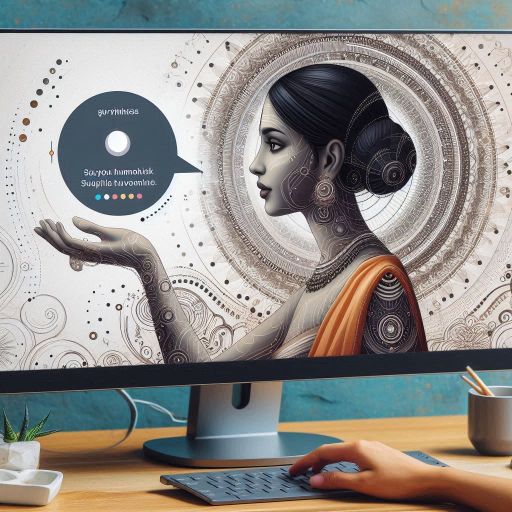
#> input picture image.jpg, 1024 x 1024 px, given in place of the camera (shown at 1/2 size)
$ python faces.py
#> lines starting #> are read from the running program, lines starting #| are printed output that depends on the picture; after the words box and inside, x2 and y2 are one past the last pixel; in counts of white or black regions, pixels touching at a corner belong together
import cv2, os
haar_file='haarcascade_frontalface_default.xml'
datasets = "C:\\Users\\attar\\OneDrive\\Documents\\datasets"
sub_data = ''

path = os.path.join(datasets,sub_data)
if not os.path.isdir(path) :
    os.mkdir(path)
(width, height) = (130,100)

face_cascade = cv2.CascadeClassifier(haar_file)
cam = cv2.VideoCapture(0)

count = 1
while count < 31 :
    print(count)
    (_,img) = cam.read()
#> img is the input picture: shape (1024, 1024, 3); mean B, G, R 137.3, 140.7, 143
    gray = cv2.cvtColor(img, cv2.COLOR_BGR2GRAY)
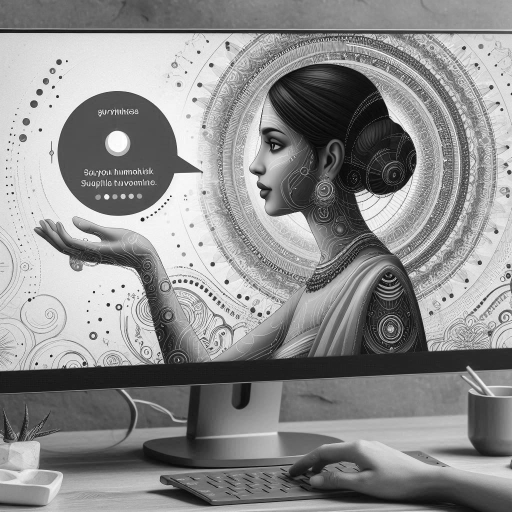
#> gray: shape (1024, 1024) (shown at 1/2 size); min 0, max 255, mean 141
    faces = face_cascade.detectMultiScale(gray, 1.3, 4)
#> faces = [[622, 351, 53, 53]]

    for (x,y,w,h) in faces:

         cv2.rectangle(img,(x,y),(x+w,y+h),(255,0,0),2)
         face = gray[y:y + h, x:x + w]
         face_resize = cv2.resize(face,(width,height))
         cv2.imwrite('%s/%s.png' % (path,count), face_resize)
         count+=1
#> this loop made 1 pass
#> (x, y, w, h, count) on pass 1: (622, 351, 53, 53, 2)
#> pass 1, `face = gray[y:y + h, x:x + w]`:
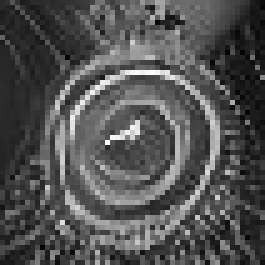
#> face: shape (53, 53) (shown 5 times larger); min 2, max 252, mean 82.1
#> pass 1, `face_resize = cv2.resize(face,(width,height))`:
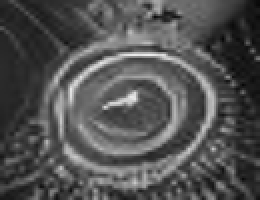
#> face_resize: shape (100, 130) (shown 2 times larger); min 6, max 238, mean 81.9
#> after the loop:
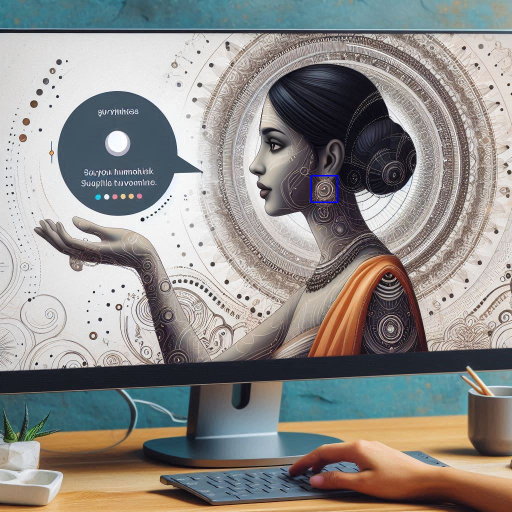
#> img: shape (1024, 1024, 3) (shown at 1/2 size); 0.06% of pixels changed, all inside (x1, y1, x2, y2) = (621, 350, 677, 406)
#> after the loop, count = 2

    cv2.imshow("FaceDetection",img)
    key= cv2.waitKey(10)
#> (key Esc is pressed here)
    if key == 27:
        break

cam.release()
cv2.destroyAllWindows()
